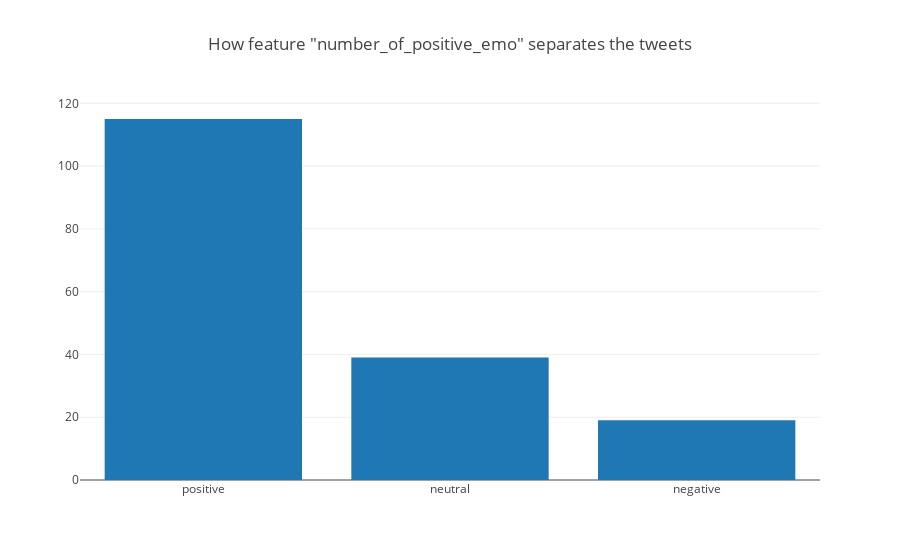
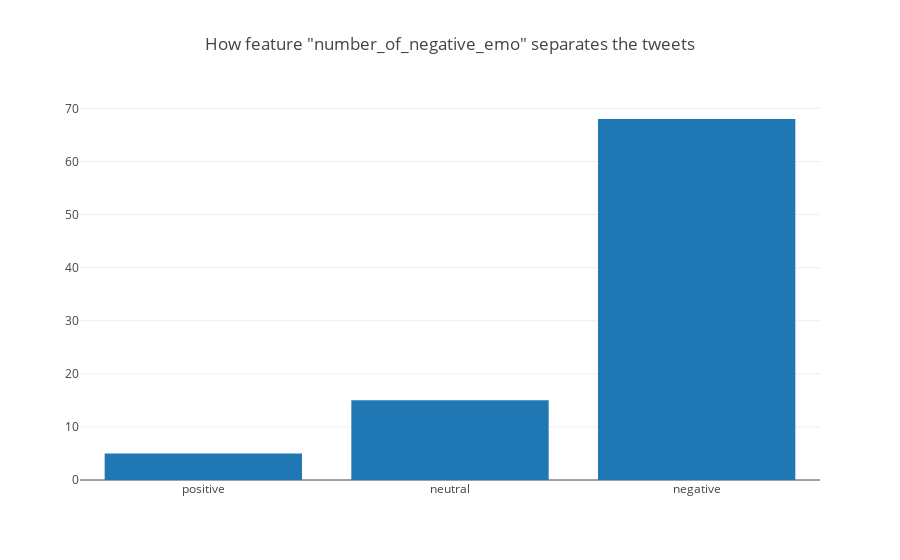
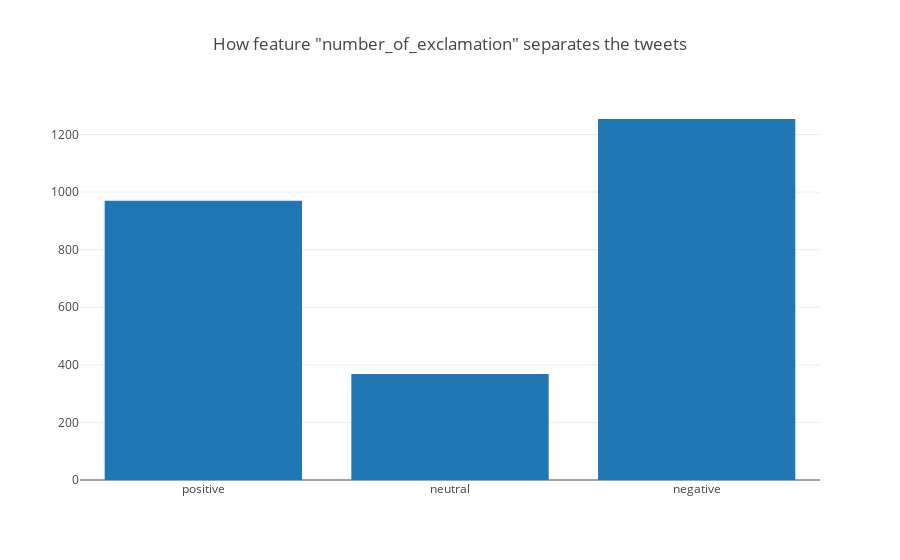
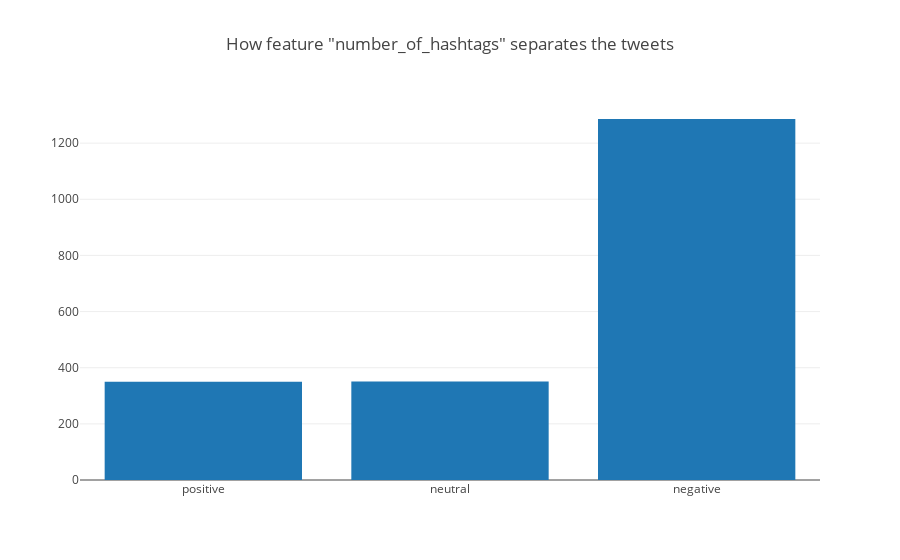

The notebook cell saved with these charts, in order:
### Code cell
sentiments = ["positive", "neutral", "negative"]
plots_data_ef = []

for what in map(lambda o: "number_of_"+o,["positive_emo","negative_emo","exclamation","hashtags","question"]):
    ef_grouped = data_model[data_model[what]>=1].groupby(["label"]).count()
    plots_data_ef.append({"data":[graph_objs.Bar(
            x = sentiments,
            y = [ef_grouped.loc[s,:][0] for s in sentiments],
    )], "title":"How feature \""+what+"\" separates the tweets"})
    
for plot_data_ef in plots_data_ef:
    plotly.offline.iplot({
            "data":plot_data_ef["data"],
            "layout":graph_objs.Layout(title=plot_data_ef["title"])
    })

### Figure 1 — Plotly figure (JSON) as saved in the notebook; plotly's stock layout.template omitted (floating-point values rounded to 4 significant figures)
{"data": [{"type": "bar", "x": ["positive", "neutral", "negative"], "y": [115, 39, 19]}], "layout": {"title": "How feature \"number_of_positive_emo\" separates the tweets"}}

### Figure 2 — Plotly figure (JSON) as saved in the notebook; plotly's stock layout.template omitted (floating-point values rounded to 4 significant figures)
{"data": [{"type": "bar", "x": ["positive", "neutral", "negative"], "y": [5, 15, 68]}], "layout": {"title": "How feature \"number_of_negative_emo\" separates the tweets"}}

### Figure 3 — Plotly figure (JSON) as saved in the notebook; plotly's stock layout.template omitted (floating-point values rounded to 4 significant figures)
{"data": [{"type": "bar", "x": ["positive", "neutral", "negative"], "y": [970, 368, 1254]}], "layout": {"title": "How feature \"number_of_exclamation\" separates the tweets"}}

### Figure 4 — Plotly figure (JSON) as saved in the notebook; plotly's stock layout.template omitted (floating-point values rounded to 4 significant figures)
{"data": [{"type": "bar", "x": ["positive", "neutral", "negative"], "y": [350, 351, 1286]}], "layout": {"title": "How feature \"number_of_hashtags\" separates the tweets"}}
